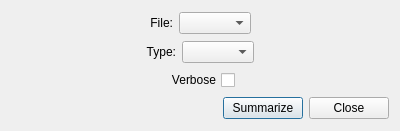
<?xml version="1.0" encoding="UTF-8"?>
<ui version="4.0">
 <class>PlotMSSummaryDialogClass</class>
 <widget class="QDialog" name="PlotMSSummaryDialogClass">
  <property name="geometry">
   <rect>
    <x>0</x>
    <y>0</y>
    <width>400</width>
    <height>131</height>
   </rect>
  </property>
  <property name="windowTitle">
   <string>PlotMSSummaryDialog</string>
  </property>
  <layout class="QVBoxLayout" name="verticalLayout">
   <item>
    <layout class="QHBoxLayout" name="horizontalLayout">
     <item>
      <spacer name="horizontalSpacer_2">
       <property name="orientation">
        <enum>Qt::Horizontal</enum>
       </property>
       <property name="sizeHint" stdset="0">
        <size>
         <width>40</width>
         <height>20</height>
        </size>
       </property>
      </spacer>
     </item>
     <item>
      <widget class="QLabel" name="label">
       <property name="text">
        <string>File:</string>
       </property>
       <property name="alignment">
        <set>Qt::AlignRight|Qt::AlignTrailing|Qt::AlignVCenter</set>
       </property>
      </widget>
     </item>
     <item>
      <widget class="QComboBox" name="fileCombo"/>
     </item>
     <item>
      <spacer name="horizontalSpacer_3">
       <property name="orientation">
        <enum>Qt::Horizontal</enum>
       </property>
       <property name="sizeHint" stdset="0">
        <size>
         <width>40</width>
         <height>20</height>
        </size>
       </property>
      </spacer>
     </item>
    </layout>
   </item>
   <item>
    <layout class="QHBoxLayout" name="horizontalLayout_2">
     <item>
      <spacer name="horizontalSpacer_4">
       <property name="orientation">
        <enum>Qt::Horizontal</enum>
       </property>
       <property name="sizeHint" stdset="0">
        <size>
         <width>40</width>
         <height>20</height>
        </size>
       </property>
      </spacer>
     </item>
     <item>
      <widget class="QLabel" name="label_2">
       <property name="text">
        <string>Type:</string>
       </property>
       <property name="alignment">
        <set>Qt::AlignRight|Qt::AlignTrailing|Qt::AlignVCenter</set>
       </property>
      </widget>
     </item>
     <item>
      <widget class="QComboBox" name="summaryType"/>
     </item>
     <item>
      <spacer name="horizontalSpacer_5">
       <property name="orientation">
        <enum>Qt::Horizontal</enum>
       </property>
       <property name="sizeHint" stdset="0">
        <size>
         <width>40</width>
         <height>20</height>
        </size>
       </property>
      </spacer>
     </item>
    </layout>
   </item>
   <item>
    <layout class="QHBoxLayout" name="horizontalLayout_4">
     <item>
      <spacer name="horizontalSpacer_6">
       <property name="orientation">
        <enum>Qt::Horizontal</enum>
       </property>
       <property name="sizeHint" stdset="0">
        <size>
         <width>40</width>
         <height>20</height>
        </size>
       </property>
      </spacer>
     </item>
     <item>
      <widget class="QCheckBox" name="summaryVerbose">
       <property name="layoutDirection">
        <enum>Qt::RightToLeft</enum>
       </property>
       <property name="text">
        <string>Verbose</string>
       </property>
      </widget>
     </item>
     <item>
      <spacer name="horizontalSpacer_7">
       <property name="orientation">
        <enum>Qt::Horizontal</enum>
       </property>
       <property name="sizeHint" stdset="0">
        <size>
         <width>40</width>
         <height>20</height>
        </size>
       </property>
      </spacer>
     </item>
    </layout>
   </item>
   <item>
    <layout class="QHBoxLayout" name="horizontalLayout_3">
     <item>
      <spacer name="horizontalSpacer">
       <property name="orientation">
        <enum>Qt::Horizontal</enum>
       </property>
       <property name="sizeHint" stdset="0">
        <size>
         <width>40</width>
         <height>20</height>
        </size>
       </property>
      </spacer>
     </item>
     <item>
      <widget class="QPushButton" name="summaryButton">
       <property name="text">
        <string>Summarize</string>
       </property>
      </widget>
     </item>
     <item>
      <widget class="QPushButton" name="closeButton">
       <property name="text">
        <string>Close</string>
       </property>
      </widget>
     </item>
    </layout>
   </item>
  </layout>
 </widget>
 <layoutdefault spacing="6" margin="11"/>
 <resources/>
 <connections/>
</ui>
